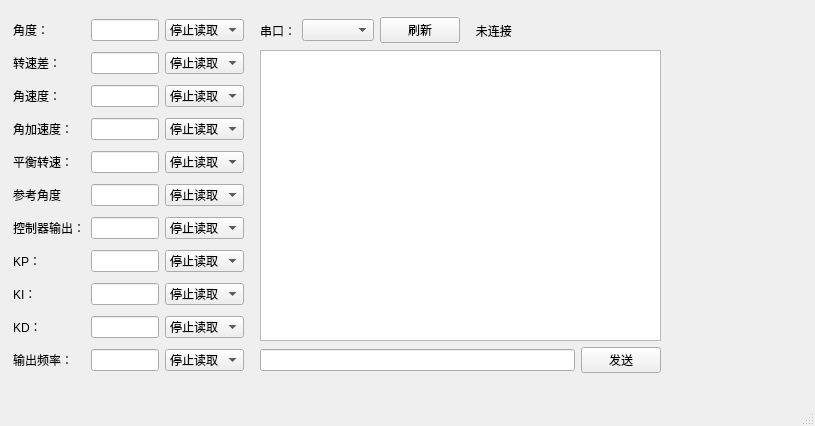
<?xml version="1.0" encoding="UTF-8"?>
<ui version="4.0">
 <class>MainWindow</class>
 <widget class="QMainWindow" name="MainWindow">
  <property name="geometry">
   <rect>
    <x>0</x>
    <y>0</y>
    <width>815</width>
    <height>426</height>
   </rect>
  </property>
  <property name="windowTitle">
   <string>MainWindow</string>
  </property>
  <widget class="QWidget" name="centralwidget">
   <widget class="QPlainTextEdit" name="plainTextEdit_ser_rec">
    <property name="geometry">
     <rect>
      <x>260</x>
      <y>50</y>
      <width>401</width>
      <height>291</height>
     </rect>
    </property>
    <property name="cursor" stdset="0">
     <cursorShape>ArrowCursor</cursorShape>
    </property>
   </widget>
   <widget class="QWidget" name="">
    <property name="geometry">
     <rect>
      <x>13</x>
      <y>14</y>
      <width>231</width>
      <height>370</height>
     </rect>
    </property>
    <layout class="QGridLayout" name="gridLayout">
     <item row="1" column="2">
      <widget class="QComboBox" name="comboBox_dvel">
       <property name="editable">
        <bool>false</bool>
       </property>
       <property name="currentText">
        <string>停止读取</string>
       </property>
       <item>
        <property name="text">
         <string>停止读取</string>
        </property>
       </item>
       <item>
        <property name="text">
         <string>单次读取</string>
        </property>
       </item>
       <item>
        <property name="text">
         <string>循环读取</string>
        </property>
       </item>
      </widget>
     </item>
     <item row="1" column="1">
      <widget class="QLineEdit" name="text_dvel"/>
     </item>
     <item row="2" column="1">
      <widget class="QLineEdit" name="text_omega"/>
     </item>
     <item row="5" column="2">
      <widget class="QComboBox" name="comboBox_ref">
       <property name="editable">
        <bool>false</bool>
       </property>
       <property name="currentText">
        <string>停止读取</string>
       </property>
       <item>
        <property name="text">
         <string>停止读取</string>
        </property>
       </item>
       <item>
        <property name="text">
         <string>单次读取</string>
        </property>
       </item>
       <item>
        <property name="text">
         <string>循环读取</string>
        </property>
       </item>
      </widget>
     </item>
     <item row="12" column="1">
      <widget class="QLineEdit" name="text_freq"/>
     </item>
     <item row="0" column="2">
      <widget class="QComboBox" name="comboBox_theta">
       <property name="editable">
        <bool>false</bool>
       </property>
       <property name="currentText">
        <string>停止读取</string>
       </property>
       <item>
        <property name="text">
         <string>停止读取</string>
        </property>
       </item>
       <item>
        <property name="text">
         <string>单次读取</string>
        </property>
       </item>
       <item>
        <property name="text">
         <string>循环读取</string>
        </property>
       </item>
      </widget>
     </item>
     <item row="12" column="2">
      <widget class="QComboBox" name="comboBox_freq">
       <property name="editable">
        <bool>false</bool>
       </property>
       <property name="currentText">
        <string>停止读取</string>
       </property>
       <item>
        <property name="text">
         <string>停止读取</string>
        </property>
       </item>
       <item>
        <property name="text">
         <string>单次读取</string>
        </property>
       </item>
       <item>
        <property name="text">
         <string>循环读取</string>
        </property>
       </item>
      </widget>
     </item>
     <item row="1" column="0">
      <widget class="QLabel" name="lab_dvel">
       <property name="text">
        <string>转速差：</string>
       </property>
      </widget>
     </item>
     <item row="10" column="0">
      <widget class="QLabel" name="lab_ki">
       <property name="text">
        <string>KI：</string>
       </property>
      </widget>
     </item>
     <item row="3" column="0">
      <widget class="QLabel" name="lab_beta">
       <property name="text">
        <string>角加速度：</string>
       </property>
      </widget>
     </item>
     <item row="0" column="1">
      <widget class="QLineEdit" name="text_theta"/>
     </item>
     <item row="10" column="1">
      <widget class="QLineEdit" name="text_ki"/>
     </item>
     <item row="9" column="1">
      <widget class="QLineEdit" name="text_kp"/>
     </item>
     <item row="7" column="1">
      <widget class="QLineEdit" name="text_u"/>
     </item>
     <item row="9" column="2">
      <widget class="QComboBox" name="comboBox_kp">
       <property name="editable">
        <bool>false</bool>
       </property>
       <property name="currentText">
        <string>停止读取</string>
       </property>
       <item>
        <property name="text">
         <string>停止读取</string>
        </property>
       </item>
       <item>
        <property name="text">
         <string>单次读取</string>
        </property>
       </item>
       <item>
        <property name="text">
         <string>循环读取</string>
        </property>
       </item>
      </widget>
     </item>
     <item row="5" column="1">
      <widget class="QLineEdit" name="text_ref"/>
     </item>
     <item row="4" column="0">
      <widget class="QLabel" name="lab_vel_bal">
       <property name="text">
        <string>平衡转速：</string>
       </property>
      </widget>
     </item>
     <item row="2" column="0">
      <widget class="QLabel" name="lab_omega">
       <property name="text">
        <string>角速度：</string>
       </property>
      </widget>
     </item>
     <item row="11" column="2">
      <widget class="QComboBox" name="comboBox_kd">
       <property name="editable">
        <bool>false</bool>
       </property>
       <property name="currentText">
        <string>停止读取</string>
       </property>
       <item>
        <property name="text">
         <string>停止读取</string>
        </property>
       </item>
       <item>
        <property name="text">
         <string>单次读取</string>
        </property>
       </item>
       <item>
        <property name="text">
         <string>循环读取</string>
        </property>
       </item>
      </widget>
     </item>
     <item row="3" column="1">
      <widget class="QLineEdit" name="text_beta"/>
     </item>
     <item row="5" column="0">
      <widget class="QLabel" name="lab_ref">
       <property name="text">
        <string>参考角度</string>
       </property>
      </widget>
     </item>
     <item row="3" column="2">
      <widget class="QComboBox" name="comboBox_beta">
       <property name="editable">
        <bool>false</bool>
       </property>
       <property name="currentText">
        <string>停止读取</string>
       </property>
       <item>
        <property name="text">
         <string>停止读取</string>
        </property>
       </item>
       <item>
        <property name="text">
         <string>单次读取</string>
        </property>
       </item>
       <item>
        <property name="text">
         <string>循环读取</string>
        </property>
       </item>
      </widget>
     </item>
     <item row="7" column="2">
      <widget class="QComboBox" name="comboBox_u">
       <property name="editable">
        <bool>false</bool>
       </property>
       <property name="currentText">
        <string>停止读取</string>
       </property>
       <item>
        <property name="text">
         <string>停止读取</string>
        </property>
       </item>
       <item>
        <property name="text">
         <string>单次读取</string>
        </property>
       </item>
       <item>
        <property name="text">
         <string>循环读取</string>
        </property>
       </item>
      </widget>
     </item>
     <item row="4" column="1">
      <widget class="QLineEdit" name="text_vel_bal"/>
     </item>
     <item row="10" column="2">
      <widget class="QComboBox" name="comboBox_ki">
       <property name="editable">
        <bool>false</bool>
       </property>
       <property name="currentText">
        <string>停止读取</string>
       </property>
       <item>
        <property name="text">
         <string>停止读取</string>
        </property>
       </item>
       <item>
        <property name="text">
         <string>单次读取</string>
        </property>
       </item>
       <item>
        <property name="text">
         <string>循环读取</string>
        </property>
       </item>
      </widget>
     </item>
     <item row="2" column="2">
      <widget class="QComboBox" name="comboBox_omega">
       <property name="editable">
        <bool>false</bool>
       </property>
       <property name="currentText">
        <string>停止读取</string>
       </property>
       <item>
        <property name="text">
         <string>停止读取</string>
        </property>
       </item>
       <item>
        <property name="text">
         <string>单次读取</string>
        </property>
       </item>
       <item>
        <property name="text">
         <string>循环读取</string>
        </property>
       </item>
      </widget>
     </item>
     <item row="11" column="0">
      <widget class="QLabel" name="lab_kd">
       <property name="text">
        <string>KD：</string>
       </property>
      </widget>
     </item>
     <item row="4" column="2">
      <widget class="QComboBox" name="comboBox_vel_bal">
       <property name="editable">
        <bool>false</bool>
       </property>
       <property name="currentText">
        <string>停止读取</string>
       </property>
       <item>
        <property name="text">
         <string>停止读取</string>
        </property>
       </item>
       <item>
        <property name="text">
         <string>单次读取</string>
        </property>
       </item>
       <item>
        <property name="text">
         <string>循环读取</string>
        </property>
       </item>
      </widget>
     </item>
     <item row="9" column="0">
      <widget class="QLabel" name="lab_kp">
       <property name="text">
        <string>KP：</string>
       </property>
      </widget>
     </item>
     <item row="11" column="1">
      <widget class="QLineEdit" name="text_kd"/>
     </item>
     <item row="12" column="0">
      <widget class="QLabel" name="lab_freq">
       <property name="text">
        <string>输出频率：</string>
       </property>
      </widget>
     </item>
     <item row="0" column="0">
      <widget class="QLabel" name="lab_theta">
       <property name="text">
        <string>角度：</string>
       </property>
      </widget>
     </item>
     <item row="7" column="0">
      <widget class="QLabel" name="lab_u">
       <property name="text">
        <string>控制器输出：</string>
       </property>
      </widget>
     </item>
    </layout>
   </widget>
   <widget class="QWidget" name="">
    <property name="geometry">
     <rect>
      <x>260</x>
      <y>345</y>
      <width>401</width>
      <height>31</height>
     </rect>
    </property>
    <layout class="QHBoxLayout" name="horizontalLayout_2">
     <item>
      <widget class="QLineEdit" name="lineEdit_ser_send"/>
     </item>
     <item>
      <widget class="QPushButton" name="pushButton_ser_send">
       <property name="text">
        <string>发送</string>
       </property>
      </widget>
     </item>
    </layout>
   </widget>
   <widget class="QWidget" name="">
    <property name="geometry">
     <rect>
      <x>260</x>
      <y>10</y>
      <width>255</width>
      <height>41</height>
     </rect>
    </property>
    <layout class="QHBoxLayout" name="horizontalLayout_3">
     <item>
      <layout class="QHBoxLayout" name="horizontalLayout">
       <item>
        <widget class="QLabel" name="lab_theta_2">
         <property name="text">
          <string>串口：</string>
         </property>
        </widget>
       </item>
       <item>
        <widget class="QComboBox" name="comboBox_ser"/>
       </item>
       <item>
        <widget class="QPushButton" name="pushButton_ser_refresh">
         <property name="text">
          <string>刷新</string>
         </property>
        </widget>
       </item>
      </layout>
     </item>
     <item>
      <widget class="QLabel" name="label_ser_status">
       <property name="text">
        <string>   未连接</string>
       </property>
      </widget>
     </item>
    </layout>
   </widget>
  </widget>
  <widget class="QMenuBar" name="menubar">
   <property name="geometry">
    <rect>
     <x>0</x>
     <y>0</y>
     <width>815</width>
     <height>22</height>
    </rect>
   </property>
  </widget>
  <widget class="QStatusBar" name="statusbar"/>
 </widget>
 <resources/>
 <connections/>
 <designerdata>
  <property name="gridDeltaX">
   <number>10</number>
  </property>
  <property name="gridDeltaY">
   <number>10</number>
  </property>
  <property name="gridSnapX">
   <bool>true</bool>
  </property>
  <property name="gridSnapY">
   <bool>true</bool>
  </property>
  <property name="gridVisible">
   <bool>true</bool>
  </property>
 </designerdata>
</ui>
